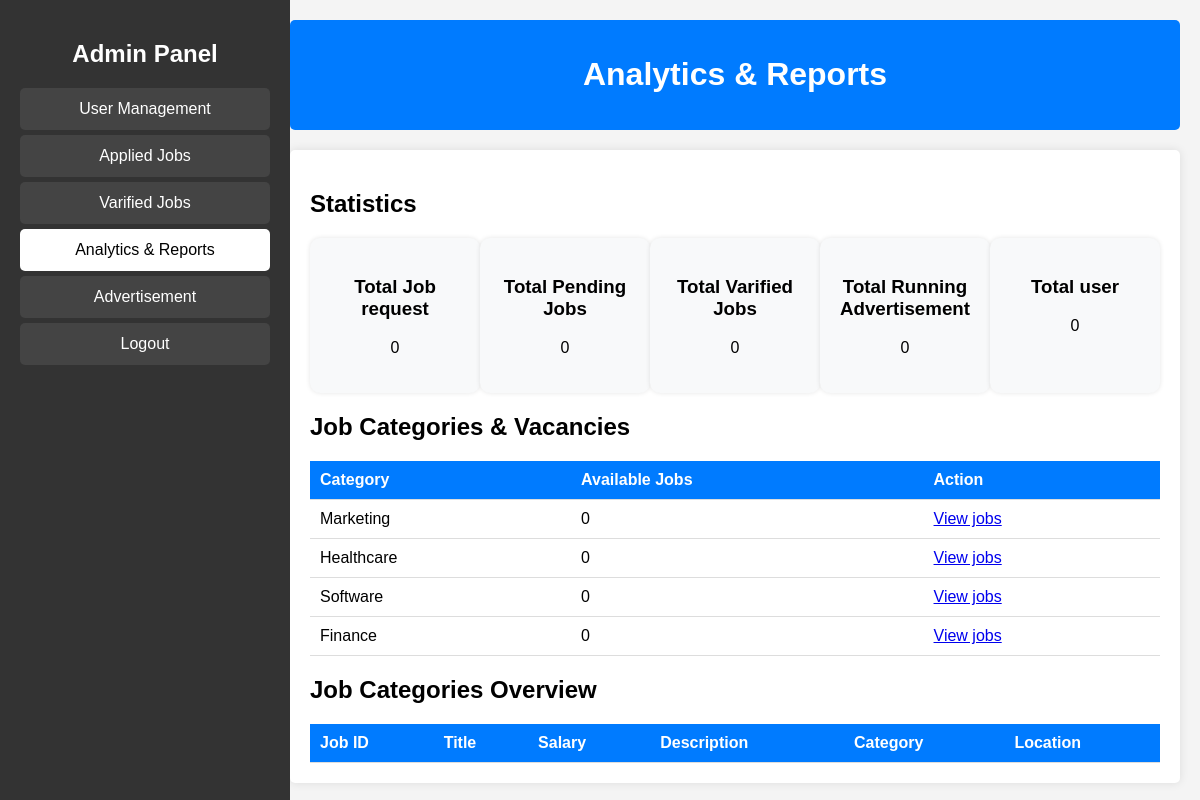
The page /Admin/analytics.php?cat=software on the database as committed earlier.
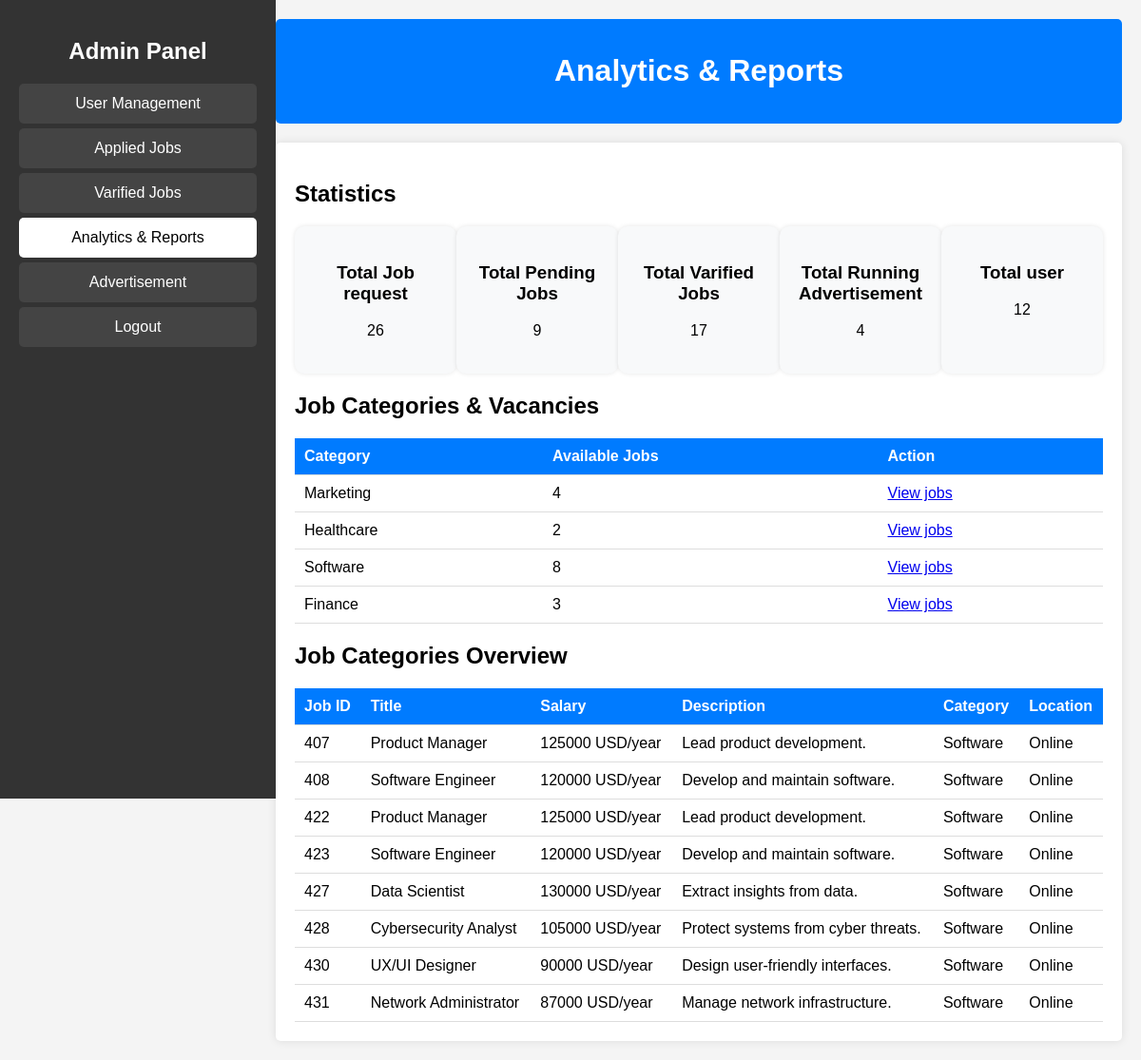
The same page on the database as committed later.
### tables this page shows
CREATE TABLE `Jobs` (
  `job_id` int(11) NOT NULL AUTO_INCREMENT,
  `title` varchar(255) DEFAULT NULL,
  `salary` varchar(50) DEFAULT NULL,
  `description` text DEFAULT NULL,
  `category` enum('Software','Marketing','Finance','Healthcare') DEFAULT NULL,
  `job_type` enum('Full-time','Part-time') DEFAULT NULL,
  `location` enum('Online','In-office') DEFAULT NULL,
  `Company` varchar(50) NOT NULL,
  `status` enum('pending','varified','rejected') DEFAULT 'pending',
  PRIMARY KEY (`job_id`)
);

### Admin/analytics.php (the view, shortened to what the changed rows need)
<!DOCTYPE html>
<html lang="en">
<head>
    <link rel="stylesheet" href="../Admin/analytics.css">
</head>
<body>
    <div class="sidebar">
        <h2>Admin Panel</h2>
    </div>
    <?php
                    include "../Server/get_data.php";
                    $total = $conn->query("SELECT COUNT(*) as t FROM jobs ");
                    $total_job = $total->fetch_assoc()['t'];
                    $total_jobs = $conn->query("SELECT COUNT(*) as total FROM jobs WHERE status='pending'");
                    $total_jobs_count = $total_jobs->fetch_assoc()['total'];
                    $varified_jobs = $conn->query("SELECT COUNT(*) as varified FROM jobs WHERE status='varified'");
                    $varified_jobs_count = $varified_jobs->fetch_assoc()['varified'];
                    $marketing= $conn->query('SELECT COUNT(*)FROM jobs WHERE category="Marketing" and status="varified" ');
                    $marketing_count = $marketing->fetch_assoc()['COUNT(*)'];
                    $healthcare= $conn->query('SELECT COUNT(*)FROM jobs WHERE category="Healthcare"  and status="varified" ');
                    $healthcare_count = $healthcare->fetch_assoc()['COUNT(*)'];
                    $software= $conn->query('SELECT COUNT(*)FROM jobs WHERE category="Software"  and status="varified" ');
                    $software_count = $software->fetch_assoc()['COUNT(*)'];
                    $finance= $conn->query('SELECT COUNT(*)FROM jobs WHERE category="Finance"  and status="varified" ');
                    $finance_count = $finance->fetch_assoc()['COUNT(*)'];
                    $ad=$conn->query('SELECT COUNT(*)FROM advertisements ');
                    $ad_count = $ad->fetch_assoc()['COUNT(*)'];
                    $user=$conn->query('SELECT COUNT(*)FROM users ');
                    $user_count = $user->fetch_assoc()['COUNT(*)'];
                    ?>
    <div class="main-content">
        <div class="header">
            <h1>Analytics & Reports</h1>
        </div>
        <div class="content">
            <h2>Statistics</h2>
            <div class="stats-container">
            <div class="stat-box">
                    <h3>Total Job request</h3>
                    <p id="job-request"><?php echo $total_job; ?></p>
                </div>
                <div class="stat-box">
                    <h3>Total Pending Jobs</h3>
                    <p id="total-applied-jobs"><?php echo $total_jobs_count; ?></p>
                </div>
                <div class="stat-box">
                    <h3>Total Varified Jobs</h3>
                    <p id="job-requests"><?php echo $varified_jobs_count; ?></p>
                </div>
                <div class="stat-box">
                    <h3>Total Running Advertisement</h3>
                    <p id="job-requests"><?php echo $ad_count; ?></p>
                </div>
                <div class="stat-box">
                    <h3>Total user</h3>
                    <p id="job-requests"><?php echo $user_count; ?></p>
                </div>
            </div>
            <h2>Job Categories & Vacancies</h2>
            <table>
                <thead>
                    <tr>
                        <th>Category</th>
                        <th>Available Jobs</th>
                        <th>Action</th>
                    </tr>
                </thead>
                <tbody id="category-table">
                    <tr>
                        <td >Marketing</td>
                    <td ><?php echo $marketing_count; ?></td>
                 <td>   <a href="analytics.php?cat=marketing" class="button">View jobs </a></td>
                    </tr>
                    <tr>
                        <td >Healthcare</td>
                    <td ><?php echo $healthcare_count; ?></td>
                    <td>   <a href="analytics.php?cat=healthcare" class="button">View jobs </a></td>
                </tr>
                <tr>
                        <td >Software</td>
                    <td ><?php echo $software_count; ?></td>
                    <td>   <a href="analytics.php?cat=software" class="button">View jobs </a></td>
                </tr>
                <tr>
                        <td >Finance</td>
                    <td ><?php echo $finance_count; ?></td>
                    <td>   <a href="analytics.php?cat=finance" class="button">View jobs </a></td>
                </tr>
                </tbody>
            </table>
            <h2>Job Categories Overview</h2>
            <table>
                <thead>
                    <tr>
                        <th>Job ID</th>
                        <th>Title</th>
                        <th>Salary</th>
                        <th>Description</th>
                        <th>Category</th>
                        <th>Location</th>
                    </tr>
                </thead>
                <tbody>
                    <?php
                    include "../Server/get_data.php";
                    $cat = '';
             if(isset($_GET["cat"]))
                    $cat= $_GET['cat'];
                   $sql6='SELECT * FROM jobs WHERE category="'.$cat.'" and status="varified"';
                    $cat_jobs = $conn->query($sql6);
                    while ($row = $cat_jobs->fetch_assoc()) {
                        echo "<tr>
                            <td>" . $row['job_id'] . "</td>
                            <td>" . $row['title'] . "</td>
                            <td>" . $row['salary'] . "</td>
                            <td>" . $row['description'] . "</td>
                            <td>" . $row['category'] . "</td>
                            <td>" . $row['location'] . "</td>
                    </tr>";
                    }
                    ?>
                </tbody>
            </table>
        </div>
    </div>
</body>
</html>

Rows that differ between the two databases and show on the page:
added jobs: job_id "407", title "Product Manager", salary "125000 USD/year", description "Lead product development.", category "Software", location "Online"
added jobs: job_id "408", title "Software Engineer", salary "120000 USD/year", description "Develop and maintain software.", category "Software", location "Online"
added jobs: job_id "422", title "Product Manager", salary "125000 USD/year", description "Lead product development.", category "Software", location "Online"
added jobs: job_id "423", title "Software Engineer", salary "120000 USD/year", description "Develop and maintain software.", category "Software", location "Online"
added jobs: job_id "427", title "Data Scientist", salary "130000 USD/year", description "Extract insights from data.", category "Software", location "Online"
added jobs: job_id "428", title "Cybersecurity Analyst", salary "105000 USD/year", description "Protect systems from cyber threats.", category "Software", location "Online"
added jobs: job_id "430", title "UX/UI Designer", salary "90000 USD/year", description "Design user-friendly interfaces.", category "Software", location "Online"
added jobs: job_id "431", title "Network Administrator", salary "87000 USD/year", description "Manage network infrastructure.", category "Software", location "Online"
Other text that changed with them:
$total_job: "0" → "26"
$total_jobs_count: "0" → "9"
$varified_jobs_count: "0" → "17"
$ad_count: "0" → "4"
$user_count: "0" → "12"
$marketing_count: "0" → "4"
$healthcare_count: "0" → "2"
$software_count: "0" → "8"
$finance_count: "0" → "3"
